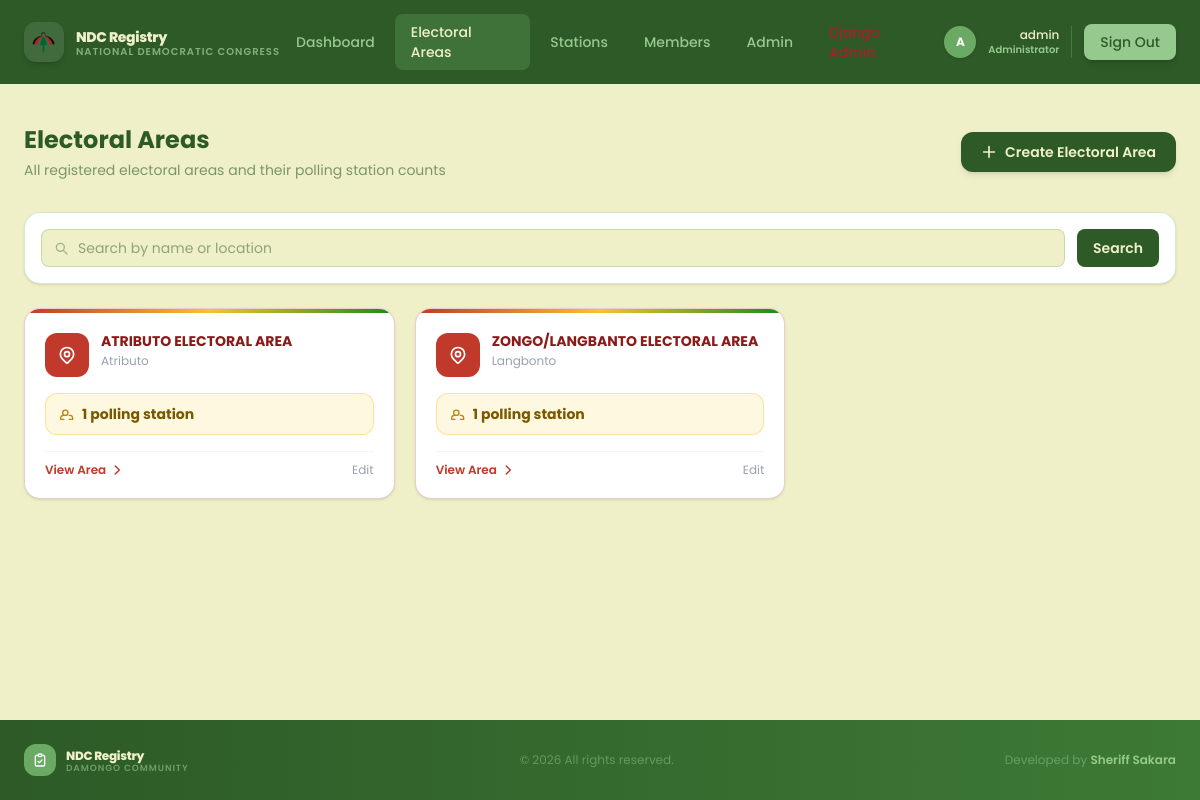
Before: /electoral-areas/ (signed in) with the older database file.
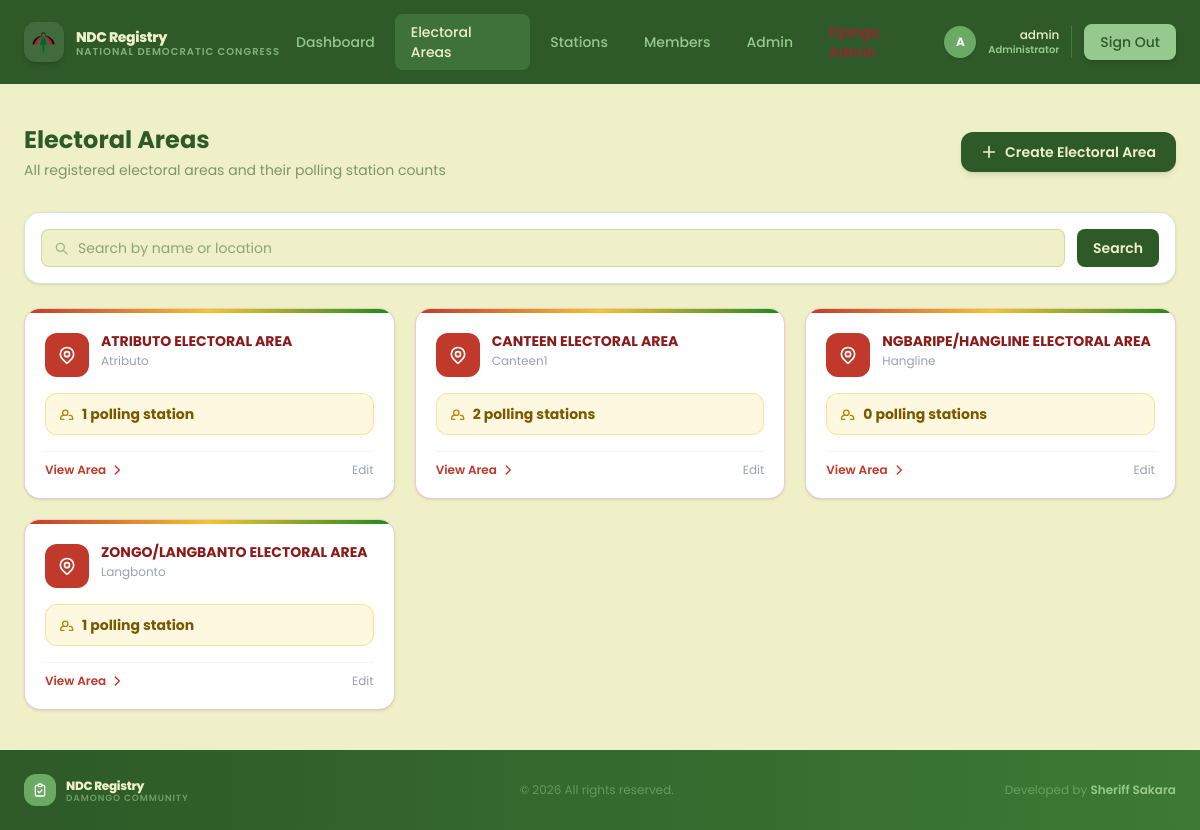
After: the same page with the newer database file.
### core/models.py (models this page shows, shortened)
class ElectoralArea(models.Model):
    name = models.CharField(max_length=100, blank=True, null=True)
    location = models.CharField(max_length=100, blank=True, null=True)
    constituency = models.CharField(max_length=100,blank=True, null=True)
    description = models.TextField(blank=True, null=True)
    class Meta:
        ordering = ['name']
    @property
    def station_count(self):
        return self.stations.count()

### core/views.py (the view)
# urls.py: path('electoral-areas/', views.electoral_area_list_view, name='area_list'),
@login_required
def electoral_area_list_view(request):
    query = request.GET.get('q', '').strip()
    electoral_areas = ElectoralArea.objects.all()
    if query:
        electoral_areas = electoral_areas.filter(name__icontains=query)
    context = {
        'electoral_areas': electoral_areas
    }
    return render(request, 'core/area_list.html', context)

### templates/core/area_list.html (shortened to what the changed rows need)
{% extends "core/base.html" %}
{% block content %}
<div class="max-w-7xl mx-auto px-6 py-10">
    <div class="flex flex-col sm:flex-row sm:items-center justify-between gap-4 mb-8 animate-fade-up">
        <div>
            <h1 class="text-2xl font-bold text-[#2d5a27]">Electoral Areas</h1>
        </div>
    </div>
    {% if electoral_areas %}
    <div class="grid grid-cols-1 sm:grid-cols-2 lg:grid-cols-3 gap-5">
        {% for area in electoral_areas %}
        <div class="bg-white border border-red-800/20 rounded-2xl overflow-hidden shadow-sm card-hover animate-fade-up"
            style="animation-delay: {{ forloop.counter0 }}00ms">
            <div class="h-1" style="background: linear-gradient(to right, #c0392b, #f4c430, #198A19);"></div>
            <div class="p-5">
                <div class="flex items-start gap-3 mb-4">
                    <div class="w-11 h-11 rounded-xl flex items-center justify-center shrink-0"
                        style="background-color: #c0392b;">
                    </div>
                    <div>
                        <h3 class="text-sm font-bold leading-tight" style="color: #8b1a1a;">{{ area.name | upper }} </h3>
                        <p class="text-xs mt-0.5 text-gray-400">{{ area.location|default:"Location not set" }}</p>
                    </div>
                </div>
                <div class="flex items-center gap-2 rounded-xl px-3 py-2.5 mb-4"
                    style="background-color: #fff8e1; border: 0.5px solid #f4c43066;">
                    <svg class="w-4 h-4" style="color: #b8860b;" fill="none" stroke="currentColor" stroke-width="2" viewBox="0 0 24 24">
                        <path stroke-linecap="round" stroke-linejoin="round" d="M17 20h5v-2a4 4 0 00-5-3.87M9 20H4v-2a4 4 0 015-3.87m6-4a4 4 0 11-8 0 4 4 0 018 0z"/>
                    </svg>
                    <span class="text-sm font-bold" style="color: #7a5800;">
                        {{ area.station_count }} polling station{{ area.station_count|pluralize }}
                    </span>
                </div>
                <div class="flex items-center justify-between pt-2.5 border-t border-gray-100">
                    <a href="{% url 'area_detail' area.pk%}"
                    class="text-xs font-semibold flex items-center gap-1 transition-colors"
                    style="color: #c0392b;"
                    onmouseover="this.style.color='#8b1a1a'" onmouseout="this.style.color='#c0392b'">
                        View Area
                        <svg class="w-3.5 h-3.5" fill="none" stroke="currentColor" stroke-width="2.5" viewBox="0 0 24 24">
                            <path stroke-linecap="round" stroke-linejoin="round" d="M9 5l7 7-7 7"/>
                        </svg>
                    </a>
                    {% if user.is_staff or user.is_superuser %}
                    <a href="{% url 'area_edit' area.pk%}"
                    class="text-xs text-gray-400 hover:text-red-700 transition-colors">Edit</a>
                    {% endif %}
                </div>
            </div>
        </div>
        {% endfor %}
    </div>
{% else %}
<div class="text-center py-16 text-gray-400 text-sm">No electoral areas found.</div>
{% endif %}
</div>
{% endblock content %}

Changed rows visible on the page:
added ElectoralArea: name "CANTEEN ELECTORAL AREA", location "Canteen1", station_count "2"
added ElectoralArea: name "NGBARIPE/HANGLINE ELECTORAL AREA", location "Hangline", station_count "0"
